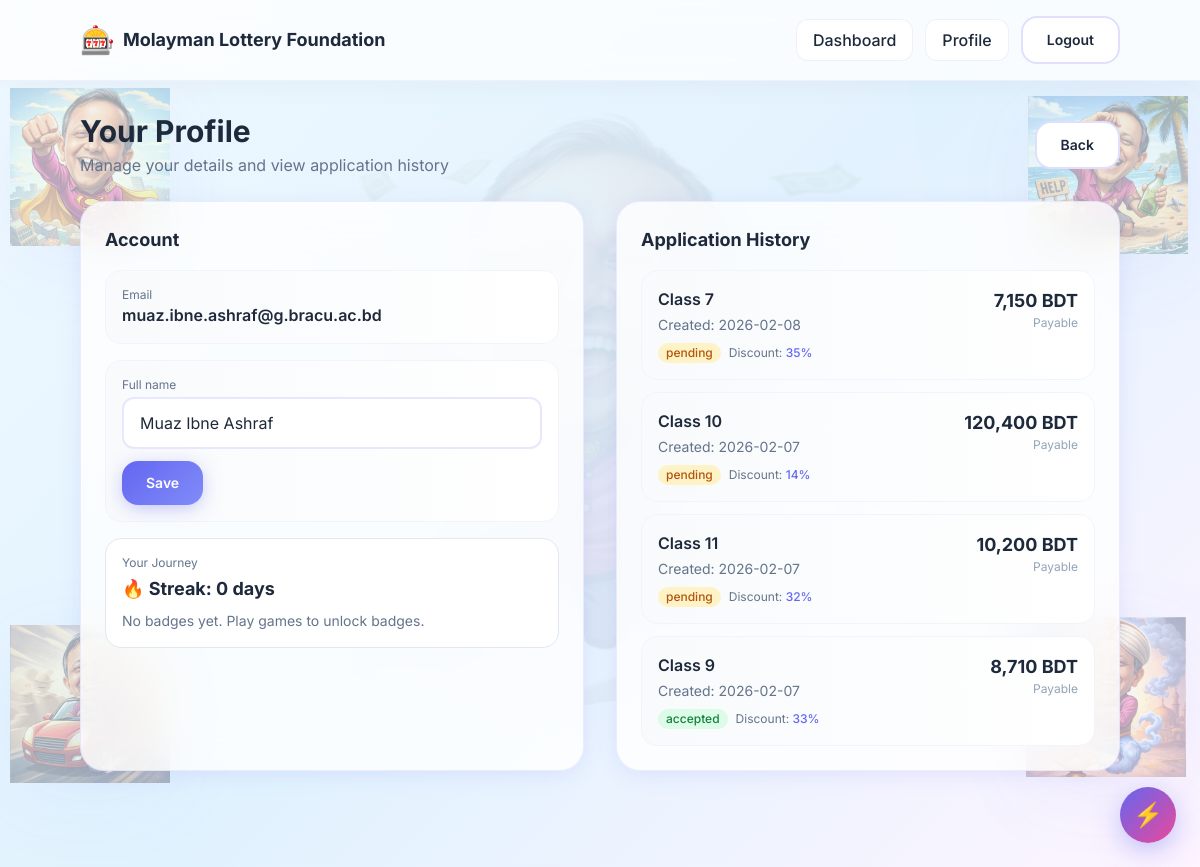
The app's page /client/profile (signed in) with its own data.
### app/models.py (models this page shows, shortened)
class User(db.Model, UserMixin):
    id = db.Column(db.Integer, primary_key=True)
    email = db.Column(db.String(255), unique=True, nullable=False, index=True)
    name = db.Column(db.String(120), nullable=False)
    password_hash = db.Column(db.String(255), nullable=True)
    is_admin = db.Column(db.Boolean, default=False, nullable=False)
    email_verified_at = db.Column(db.DateTime, nullable=True)
    created_at = db.Column(db.DateTime, default=datetime.utcnow, nullable=False)
    applications = db.relationship("Application", back_populates="user", cascade="all, delete-orphan")

class Application(db.Model):
    id = db.Column(db.Integer, primary_key=True)
    user_id = db.Column(db.Integer, db.ForeignKey("user.id"), nullable=False)
    class_fee_id = db.Column(db.Integer, db.ForeignKey("class_fee.id"), nullable=False)
    status = db.Column(db.String(20), default="pending", nullable=False)  # pending/accepted/rejected
    payment_method = db.Column(db.String(20), nullable=True)  # bkash/bank
    payment_reference = db.Column(db.String(120), nullable=True)
    payment_proof_filename = db.Column(db.String(255), nullable=True)
    paid_at = db.Column(db.DateTime, nullable=True)
    spin_discount_pct = db.Column(db.Integer, default=0, nullable=False)  # 0..30
    games_discount_pct = db.Column(db.Integer, default=0, nullable=False)  # 0..70
    bonus_discount_pct = db.Column(db.Integer, default=0, nullable=False)  # weekly challenge bonus
    bonus_week_key = db.Column(db.String(12), nullable=True)  # e.g. "2026-W06"
    created_at = db.Column(db.DateTime, default=datetime.utcnow, nullable=False)
    user = db.relationship("User", back_populates="applications")
    class_fee = db.relationship("ClassFee")
    @property
    def total_discount_pct(self) -> int:
        return min(
            70,
            int(self.spin_discount_pct or 0)
            + int(self.games_discount_pct or 0)
            + int(self.bonus_discount_pct or 0),
        )
    @property
    def fee_amount(self) -> int:
        return int(self.class_fee.amount_bdt)
    @property
    def discounted_amount(self) -> int:
        return int(round(self.fee_amount * (1 - (self.total_discount_pct / 100.0))))

class ClassFee(db.Model):
    id = db.Column(db.Integer, primary_key=True)
    class_name = db.Column(db.String(20), unique=True, nullable=False)  # e.g., "Class 6"
    amount_bdt = db.Column(db.Integer, nullable=False)
    updated_at = db.Column(db.DateTime, default=datetime.utcnow, nullable=False)

### app/client/routes.py (the view, shortened to what this page needs)
@bp.get("/profile")
@bp.route("/profile", methods=["GET", "POST"])
@login_required
def profile():
    r = _require_client()
    if r:
        return r
    apps = Application.query.filter_by(user_id=current_user.id).order_by(Application.created_at.desc()).all()
    badges = BadgeAward.query.filter_by(user_id=current_user.id).order_by(BadgeAward.created_at.desc()).all()
    streak_days = compute_streak_days(current_user.id)
    return render_template(
        "client/profile.html",
        apps=apps,
        badges=badges,
        streak_days=streak_days,
    )

### app/client/routes.py (called while the page is built)
def _require_client():
    if current_user.is_admin:
        flash("Admins must use the admin dashboard.", "error")
        return redirect(url_for("admin.dashboard"))
    return None

### app/engagement.py (called while the page is built)
def compute_streak_days(user_id: int, *, today: date | None = None) -> int:
    today = today or date.today()
    window_start = today - timedelta(days=40)
    days = (
        UserActivityDay.query.filter(
            UserActivityDay.user_id == user_id,
            UserActivityDay.day >= window_start,
            UserActivityDay.day <= today,
        )
        .order_by(UserActivityDay.day.desc())
        .all()
    )
    day_set = {row.day for row in days}
    streak = 0
    cursor = today
    while cursor in day_set:
        streak += 1
        cursor = cursor - timedelta(days=1)
    return streak

### app/models.py (called while the page is built)
@login_manager.user_loader
def load_user(user_id: str):
    return db.session.get(User, int(user_id))

### app/templates/client/profile.html (shortened to what this page needs)
{% extends 'base.html' %}
{% block content %}
  <div class="py-8 w-full px-8 sm:px-12 lg:px-20 xl:px-32">
    <div class="flex items-center justify-between gap-4 mb-6">
      <div>
        <h2 class="text-3xl font-bold text-slate-800">Your Profile</h2>
        <p class="text-slate-500 mt-1">Manage your details and view application history</p>
      </div>
      <a class="btn btn-secondary text-sm" href="{{ url_for('client.dashboard') }}">Back</a>
    </div>
    <div class="grid lg:grid-cols-2 gap-8">
      <div class="card rounded-3xl p-6">
        <h3 class="font-bold text-lg text-slate-800 mb-4">Account</h3>
        <div class="space-y-4">
          <div class="p-4 rounded-2xl bg-gradient-to-r from-slate-50 to-white border border-slate-100">
            <div class="text-xs text-slate-500">Email</div>
            <div class="font-semibold text-slate-800">{{ current_user.email }}</div>
          </div>
          <form method="post" action="{{ url_for('client.profile') }}" class="p-4 rounded-2xl bg-gradient-to-r from-slate-50 to-white border border-slate-100">
            <label class="block text-xs text-slate-500" for="name">Full name</label>
            <input id="name" name="name" type="text" class="mt-1 w-full" value="{{ current_user.name }}" autocomplete="name" />
            <div class="mt-3 flex items-center gap-2">
              <button type="submit" class="btn btn-primary text-sm">Save</button>
            </div>
          </form>
          <div class="p-4 rounded-2xl bg-white/90 border border-slate-200">
            <div class="text-xs text-slate-500">Your Journey</div>
            <div class="text-lg font-bold text-slate-800 mt-1">🔥 Streak: {{ streak_days }} day{% if streak_days != 1 %}s{% endif %}</div>
            {% if badges and badges|length > 0 %}
              <div class="mt-3 flex flex-wrap gap-2">
                {% for b in badges[:12] %}
                  <span class="inline-flex items-center gap-1 px-3 py-1 rounded-full text-xs font-semibold bg-slate-100 text-slate-700 border border-slate-200">{{ b.icon }} {{ b.title }}</span>
                {% endfor %}
              </div>
            {% else %}
              <div class="mt-2 text-sm text-slate-500">No badges yet. Play games to unlock badges.</div>
            {% endif %}
          </div>
        </div>
      </div>
      <div class="card rounded-3xl p-6">
        <h3 class="font-bold text-lg text-slate-800 mb-4">Application History</h3>
        <div class="space-y-3">
          {% for a in apps %}
            <a class="block p-4 rounded-2xl bg-gradient-to-r from-slate-50 to-white border border-slate-100 hover:shadow-md transition-all card-interactive" href="{{ url_for('client.application', app_id=a.id) }}">
              <div class="flex items-start justify-between gap-3">
                <div>
                  <div class="font-semibold text-slate-800">{{ a.class_fee.class_name }}</div>
                  <div class="text-sm text-slate-500 mt-1">
                    Created: {{ a.created_at.strftime('%Y-%m-%d') }}
                  </div>
                  <div class="mt-2 flex items-center gap-2">
                    <span class="inline-flex items-center px-2 py-0.5 rounded-full text-xs font-medium {% if a.status == 'accepted' %}bg-green-100 text-green-700{% elif a.status == 'rejected' %}bg-red-100 text-red-700{% else %}bg-amber-100 text-amber-700{% endif %}">{{ a.status }}</span>
                    <span class="text-xs text-slate-500">Discount: <span class="text-primary font-medium">{{ a.total_discount_pct }}%</span></span>
                  </div>
                </div>
                <div class="text-right">
                  <div class="text-lg font-bold text-slate-800">{{ a.discounted_amount|bdt }}</div>
                  <div class="text-xs text-slate-400">Payable</div>
                </div>
              </div>
            </a>
          {% else %}
            <div class="text-center py-8 text-slate-400">
              <div class="text-4xl mb-2">📭</div>
              <p>No applications yet.</p>
            </div>
          {% endfor %}
        </div>
      </div>
    </div>
  </div>
{% endblock %}

### app/static/css/styles.css (style rules this page uses)
:root { --primary: #6366f1; --primary-light: #818cf8; --secondary: #ec4899; --accent: #f59e0b; --success: #10b981; --bg-gradient: linear-gradient(135deg, #f0f9ff 0%, #e0f2fe 50%, #fdf4ff 100%); --card-bg: rgba(255, 255, 255, 0.8); --card-border: rgba(99, 102, 241, 0.1); --text-primary: #1e293b; --text-secondary: #64748b; --shadow-soft: 0 4px 24px -4px rgba(99, 102, 241, 0.15); --shadow-hover: 0 12px 40px -8px rgba(99, 102, 241, 0.25); }
* { box-sizing: border-box; margin: 0; padding: 0; }
html { height: 100%; min-height: 100vh; width: 100%; }
body { height: 100%; min-height: 100vh; width: 100%; margin: 0; padding: 0; overflow-x: hidden; background: var(--bg-gradient); background-attachment: fixed; background-size: cover; color: var(--text-primary); font-family: 'Inter', system-ui, -apple-system, sans-serif; }
.card { background: var(--card-bg); border: 1px solid var(--card-border); border-radius: 24px; -webkit-backdrop-filter: blur(20px); backdrop-filter: blur(20px); box-shadow: var(--shadow-soft); transition: all 0.3s ease; }
.btn { display: inline-flex; align-items: center; justify-content: center; gap: 8px; padding: 12px 24px; border-radius: 16px; font-weight: 600; cursor: pointer; transition: all 0.2s ease; border: none; text-decoration: none; }
.btn-primary { background: linear-gradient(135deg, var(--primary), var(--primary-light)); color: white; box-shadow: 0 4px 20px -4px rgba(99, 102, 241, 0.5); }
.btn-secondary { background: white; color: var(--text-primary); border: 2px solid rgba(99, 102, 241, 0.2); }
input[type="text"], input[type="number"], input[type="email"], input[type="password"], input[type="file"], textarea, select { background: white; border: 2px solid rgba(99, 102, 241, 0.15); border-radius: 12px; padding: 12px 16px; font-size: 16px; color: var(--text-primary); transition: all 0.2s ease; width: 100%; }
.full-page { min-height: 100vh; min-height: 100dvh; width: 100%; display: flex; flex-direction: column; position: relative; }

### records on screen
User: email "muaz.ibne.ashraf@g.bracu.ac.bd", name "Muaz Ibne Ashraf"
Application: class_fee.class_name "Class 7", created_at "2026-02-08", status "pending", total_discount_pct "35", discounted_amount|bdt "7,150 BDT"
Application: class_fee.class_name "Class 10", created_at "2026-02-07", status "pending", total_discount_pct "14", discounted_amount|bdt "120,400 BDT"
Application: class_fee.class_name "Class 11", created_at "2026-02-07", status "pending", total_discount_pct "32", discounted_amount|bdt "10,200 BDT"
Application: class_fee.class_name "Class 9", created_at "2026-02-07", status "accepted", total_discount_pct "33", discounted_amount|bdt "8,710 BDT"

### other values on screen
{{ streak_days }} "0"
